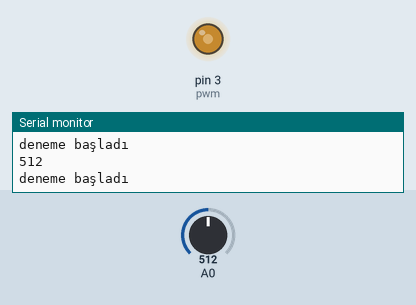
A sketch run on a simulated Arduino Uno, built with avr-gcc and run on an emulated ATmega328P. On the bench: output pins drawn as LEDs (lit = HIGH), the last lines printed to the serial monitor. The test bench sets the inputs (shaded band); at power-on: A0 = 512.

Above: at 1.2 s.
1.3 s: A0 set to 106
At 2.5 s:
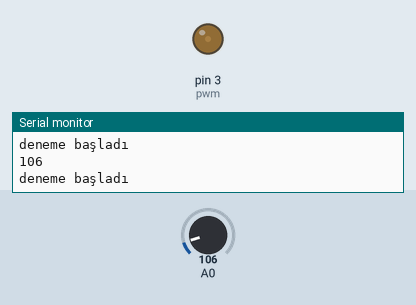
2.8 s: A0 set to 94
At 3.9 s:
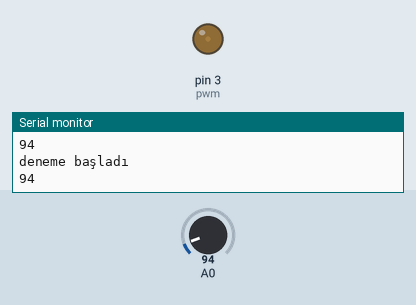
5.8 s: A0 set to 11
At 6.1 s:
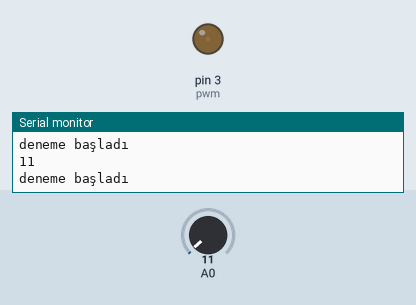
8.8 s: A0 set to 8
At 9.5 s:
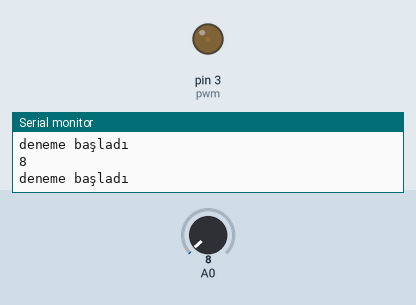
11.8 s: A0 set to 0
At 12.7 s:
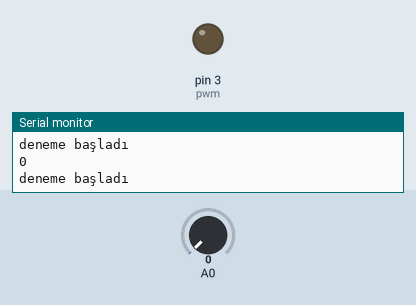
13.3 s: A0 set to 1023
At 14.1 s:
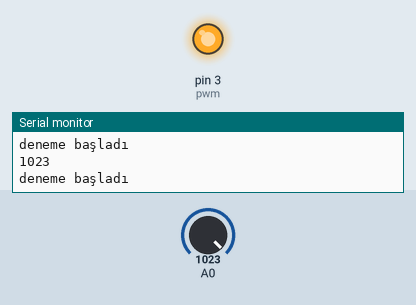
Timing chart, 0 to 15.8 s (numbered marks = the images above; inputs shaded):
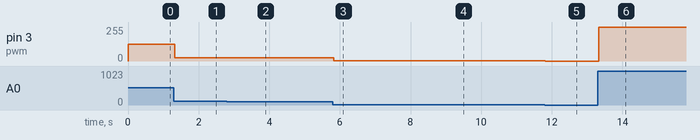

Measured:
- after the input at 1.3 s, pin 3 (pwm): 127/255 → 26/255 at once
- after the input at 2.8 s, pin 3 (pwm): 26/255 → 23/255 at once
- after the input at 5.8 s, pin 3 (pwm): 23/255 → 2/255 at once
- after the input at 8.8 s, pin 3 (pwm): 2/255 → 1/255 at once
- after the input at 11.8 s, pin 3 (pwm): 1/255 → 0/255 at once
- after the input at 13.3 s, pin 3 (pwm): 0/255 → 255/255 at once

The sketch:

code.ino
```cpp
int sensorvalue;
int pwm=3;
int pwm_deger;

void setup()
{
  Serial.begin(9600);
  pinMode(A0, INPUT);
  pinMode(pwm, OUTPUT);
}

void loop()
{
  Serial.println("deneme başladı");
  sensorvalue=analogRead(A0);
  delay(10); // Delay a little bit to improve simulation performance
  Serial.println(sensorvalue);
  pwm_deger= map(sensorvalue,0,1023,0,255);
  analogWrite(pwm,pwm_deger);

}
```
